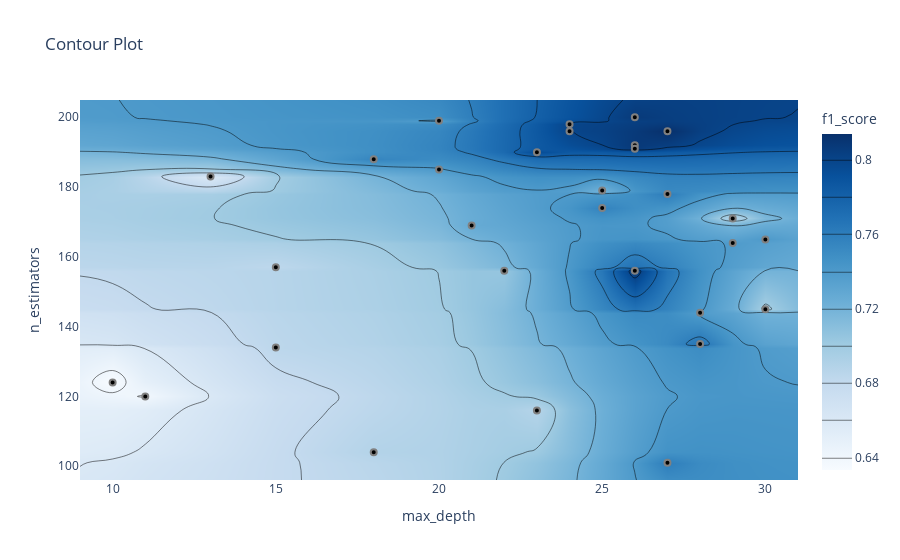

This figure's notebook cell:
### Markdown cell above
График контура отношений гиперпараметров

Он показывает связь между различными комбинациями гиперпараметров и значение метрики для этих комбинаций в виде контурного графика.

### Code cell
optuna.visualization.plot_contour(study, params=["max_depth", "n_estimators"],
                                  target_name="f1_score")

### Figure 1 — Plotly figure (JSON) as saved in the notebook; plotly's stock layout.template omitted (floating-point values rounded to 4 significant figures; data arrays with more than 128 entries replaced by an {"elided": "..."} marker saying what was removed)
{"data": [{"colorbar": {"title": {"text": "f1_score"}}, "colorscale": [[0, "rgb(247,251,255)"], [0.125, "rgb(222,235,247)"], [0.25, "rgb(198,219,239)"], [0.375, "rgb(158,202,225)"], [0.5, "rgb(107,174,214)"], [0.625, "rgb(66,146,198)"], [0.75, "rgb(33,113,181)"], [0.875, "rgb(8,81,156)"], [1, "rgb(8,48,107)"]], "connectgaps": true, "contours": {"coloring": "heatmap"}, "hoverinfo": "none", "line": {"smoothing": 1.3}, "reversescale": false, "type": "contour", "x": [9, 10, 11, 13, 15, 18, 20, 21, 22, 23, 24, 25, 26, 27, 28, 29, 30, 31], "y": [96.05, 101, 104, 116, 120, 124, 134, 135, 144, 145, 156, 157, 164, 165, 169, 171, 174, 178, 179, 183, 185, 188, 190, 191, 192, 196, 198, 199, 200, 204.9], "z": {"elided": "30x18 float values"}}, {"marker": {"color": "black", "line": {"color": "Grey", "width": 2}}, "mode": "markers", "showlegend": false, "type": "scatter", "x": [10, 15, 27, 11, 13, 29, 30, 25, 21, 15, 24, 24, 26, 27, 20, 20, 26, 22, 28, 30, 18, 26, 23, 27, 26, 25, 29, 18, 28, 23], "y": [124, 157, 196, 120, 183, 171, 145, 179, 169, 134, 198, 196, 200, 101, 199, 185, 156, 156, 144, 165, 104, 192, 190, 178, 191, 174, 164, 188, 135, 116]}], "layout": {"title": {"text": "Contour Plot"}, "xaxis": {"range": [9, 31], "title": {"text": "max_depth"}}, "yaxis": {"range": [96.05, 204.9], "title": {"text": "n_estimators"}}}}
